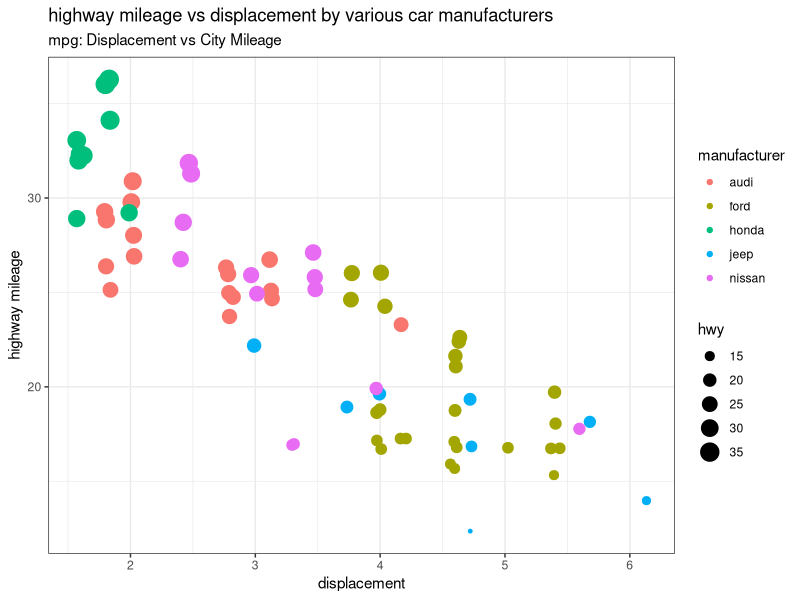

This figure's R source:
## ---- chunk 1
knitr::opts_chunk$set(echo = TRUE)

## ---- chunk 2
library(tidyverse)
library(knitr)
library(broom)
library(stringr)
library(lubridate)
library(ggrepel)
library(gridExtra)

options(digits = 3)
set.seed(1234)

theme_set(theme_gray(base_size = 18))

# load package and data
library(ggplot2)
data(mpg, package="ggplot2")

mpg_select <- mpg[mpg$manufacturer %in% c("audi","ford", "honda", "jeep","nissan"), ]

# Scatterplot
theme_set(theme_bw())  # pre-set the bw theme.
g <- ggplot(mpg_select, aes(displ, hwy)) + 
  labs(subtitle="mpg: Displacement vs City Mileage",
       title="Bubble chart")

g + geom_jitter(aes(col=manufacturer, size=hwy))+ggtitle("highway mileage vs displacement by various car manufacturers") + xlab('displacement') + ylab('highway mileage')
